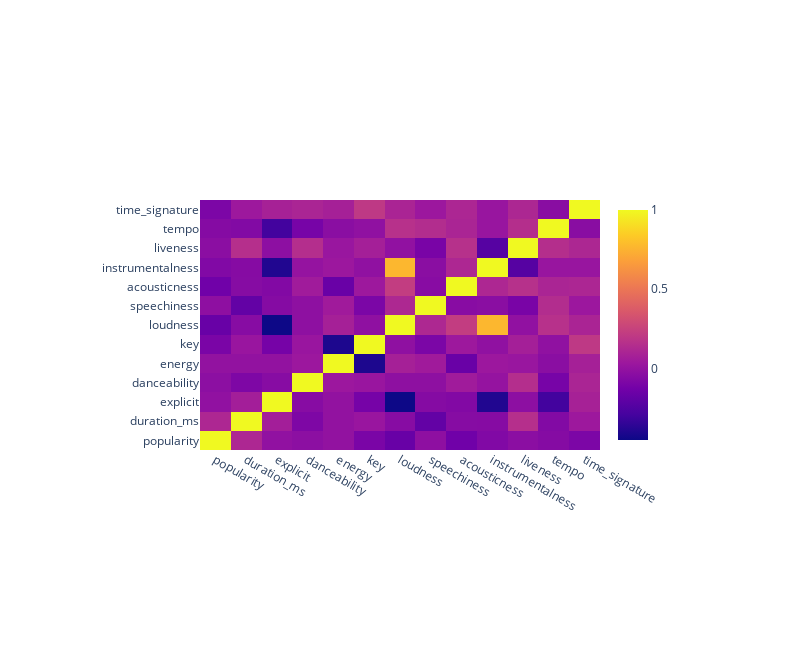

This figure's notebook cell:
### Markdown cell above
artist_list = df.artist.value_counts()[:7]
df_artists = df[df.artist.isin(artist_list)][['artist','year',
                                                        'energy']].groupby(['artist','year']).count().reset_index()
df_artists.rename(columns={'energy':'song_count'}, inplace=True)
df_artists.head()

### Code cell
import plotly.graph_objects as go    #importing the library

matrix=df.corr()  #returns a matrix with correlation of all features
x_list=['popularity','duration_ms','explicit',
        'danceability','energy','key','loudness',
        'speechiness','acousticness','instrumentalness',
        'liveness','tempo','time_signature']

fig_heatmap = go.Figure(data=go.Heatmap(
                   z=matrix,
                   x=x_list,
                   y=x_list,
                   hoverongaps = False))
fig_heatmap.update_layout(margin = dict(t=200,r=200,b=200,l=200),
    width = 800, height = 650,
    autosize = False )

fig_heatmap.show()

### Figure 1 — Plotly figure (JSON) as saved in the notebook; plotly's stock layout.template omitted (floating-point values rounded to 4 significant figures; data arrays with more than 128 entries replaced by an {"elided": "..."} marker saying what was removed)
{"data": [{"hoverongaps": false, "type": "heatmap", "x": ["popularity", "duration_ms", "explicit", "danceability", "energy", "key", "loudness", "speechiness", "acousticness", "instrumentalness", "liveness", "tempo", "time_signature"], "y": ["popularity", "duration_ms", "explicit", "danceability", "energy", "key", "loudness", "speechiness", "acousticness", "instrumentalness", "liveness", "tempo", "time_signature"], "z": {"elided": "13x13 float values"}}], "layout": {"autosize": false, "height": 650, "margin": {"b": 200, "l": 200, "r": 200, "t": 200}, "width": 800}}
